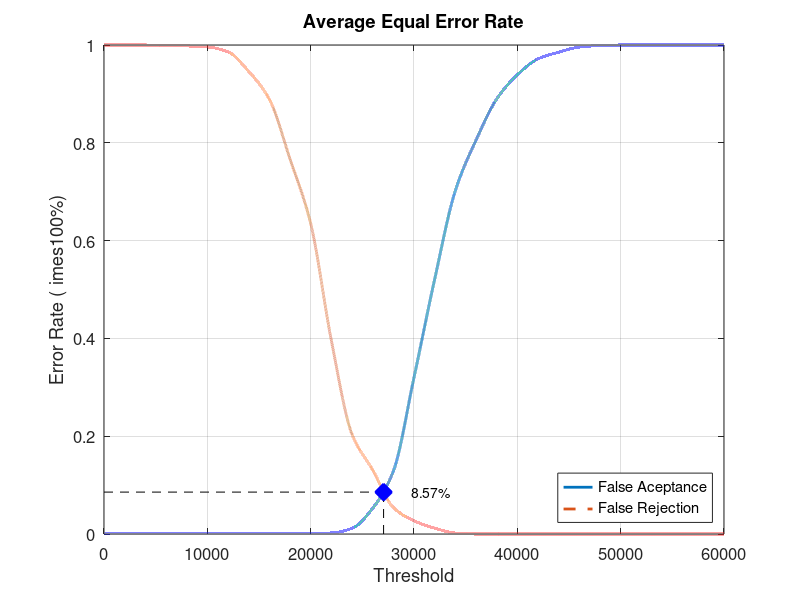
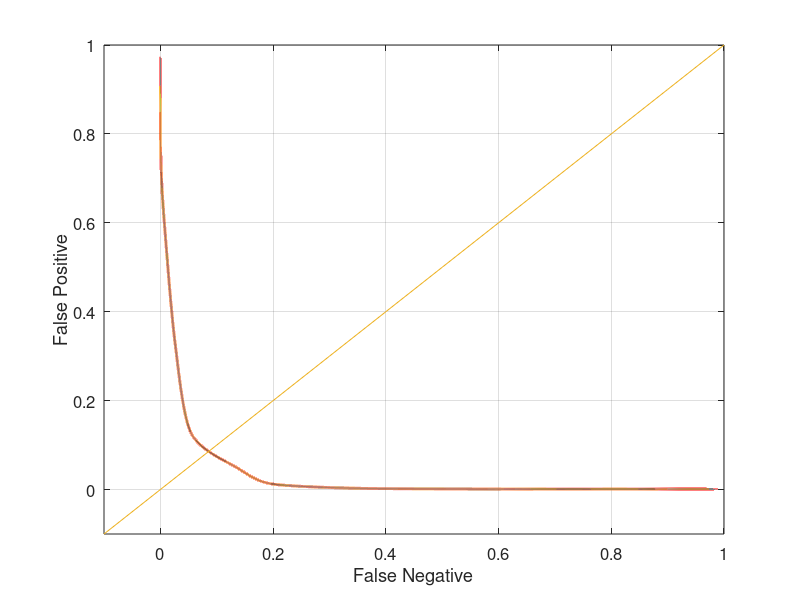

MATLAB code for these plots, in order:
close all;
clear;
clc;
x = 0:2000:60000;
xq = 0:0.5:60000;

y0 = [0 0.00105263 0.00105263 0.00105263 0.00105263 0.00105263 0.00105263 0.00105263 0.00105263 0.00105263 0.00105263 0.00210526 0.0115789 0.0526316 0.128421 0.32 0.521053 0.702105 0.805263 0.889474 0.938947 0.971579 0.985263 0.99579 0.998947 1 1 1 1 1 1]
yy0 = interp1(x, y0, xq, 'pchip');
y1 = [1 1 1 0.998 0.998 0.996 0.986 0.946 0.889 0.767 0.635 0.396 0.204 0.131 0.054 0.027 0.012 0.002 0 0 0 0 0 0 0 0 0 0 0 0 0]
yy1 = interp1(x, y1, xq, 'pchip');

% Calculating EER: 
y2 = abs(y0 - y1);
find(y2 == min(y2))
yy2 = abs(yy0 - yy1);
xEER = find(yy2 == min(yy2));
xEERIndex = xq(xEER) % X-axis EER
yEER = yy0(xEER) % Y-axis EER

main = figure
plot(xq, yy0,'-','LineWidth', 2);	hold on
plot(xq, yy1,'--','LineWidth', 2);	hold on
plot([xEERIndex xEERIndex], [0 yEER], 'k--');	hold on
plot([0 xEERIndex], [yEER yEER], 'k--');	hold on
plot(xEERIndex, yEER, 'bx', 'LineWidth', 10);	hold on
text(xEERIndex + 10 * xEERIndex / 100, yEER, [num2str(round((10000 * yEER)) / 100) '%'])
legend('False Aceptance', 'False Rejection', 'Location', 'SouthEast')
xlabel('Threshold')
ylabel('Error Rate (	imes100%)')
title('Average Equal Error Rate')
set(gca, 'FontSize', 12)
axis([0 60000 0 1])
grid on

print(main, 'Database2AverageMain', '-dpng');
FNRxFPR = figure('Color', [1 1 1]);
plot(yy1, yy0, '-', yy1, yy0, 'LineWidth', 2);
hold on
y = -0.1:0.1:1
plot(y, y); 
set(gca, 'FontSize', 12)
xlabel('False Negative')
ylabel('False Positive')
axis([-0.1 1 -0.1 1])
set(gca, 'FontSize', 12)
grid on

print(FNRxFPR, 'Database2AverageFNRxFPR','-dpng');
